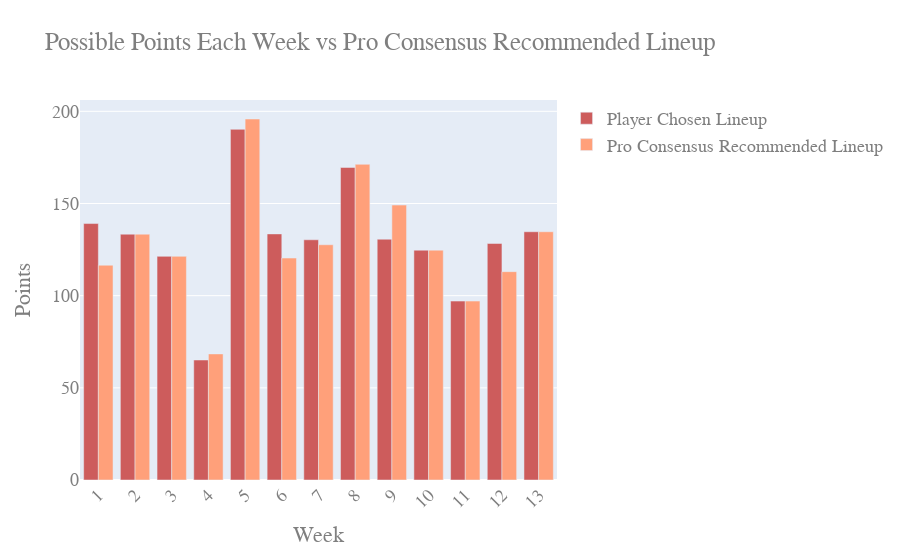

The code cell stored with this chart in its notebook:
### Code cell
import plotly.graph_objects as go
weeks = []
for i in range(1,14):
    weeks.append(i)


fig = go.Figure()
fig.add_trace(go.Bar(
    x=weeks,
    y=weekly_points.realized_points,
    name='Player Chosen Lineup',
    marker_color='indianred'
))
fig.add_trace(go.Bar(
    x=weeks,
    y=weekly_points.pro_points,
    name='Pro Consensus Recommended Lineup',
    marker_color='lightsalmon'
))

fig.update_layout(
    title="Possible Points Each Week vs Pro Consensus Recommended Lineup",
    xaxis_title="Week",
    yaxis_title="Points",
    font=dict(
        family="Courier New, monospace",
        size=18,
        color="#7f7f7f"
    )
)

# Here we modify the tickangle of the xaxis, resulting in rotated labels.
fig.update_layout(barmode='group', xaxis_tickangle=-45)

print("Weeks pro recommended line-up outperformed player chosen lineup:", sum(weekly_points.realized_points<weekly_points.pro_points))
print("Weeks player chosen line-up outperformed pro recommended lineup:", sum(weekly_points.realized_points>weekly_points.pro_points))
print("Average amount of points pro recommended line-up on average outperformed player chosen lineup", round(sum(weekly_points.pro_points-weekly_points.realized_points)/len(weekly_points.pro_points)*100)/100)

fig.update_layout(
    xaxis = dict(
        tickmode = 'linear',
        tick0 = 0,
        dtick = 1
    )
)

fig.show()

### Figure 1 — Plotly figure (JSON) as saved in the notebook; plotly's stock layout.template omitted (floating-point values rounded to 4 significant figures)
{"data": [{"marker": {"color": "indianred"}, "name": "Player Chosen Lineup", "type": "bar", "x": [1, 2, 3, 4, 5, 6, 7, 8, 9, 10, 11, 12, 13], "y": [139.1, 133.4, 121.3, 65.1, 190.2, 133.5, 130.3, 169.6, 130.6, 124.7, 97.06, 128.3, 134.7]}, {"marker": {"color": "lightsalmon"}, "name": "Pro Consensus Recommended Lineup", "type": "bar", "x": [1, 2, 3, 4, 5, 6, 7, 8, 9, 10, 11, 12, 13], "y": [116.5, 133.4, 121.3, 68.4, 195.8, 120.4, 127.6, 171.3, 149.1, 124.7, 97.06, 113.0, 134.7]}], "layout": {"barmode": "group", "font": {"color": "#7f7f7f", "family": "Courier New, monospace", "size": 18}, "title": {"text": "Possible Points Each Week vs Pro Consensus Recommended Lineup"}, "xaxis": {"dtick": 1, "tick0": 0, "tickangle": -45, "tickmode": "linear", "title": {"text": "Week"}}, "yaxis": {"title": {"text": "Points"}}}}
